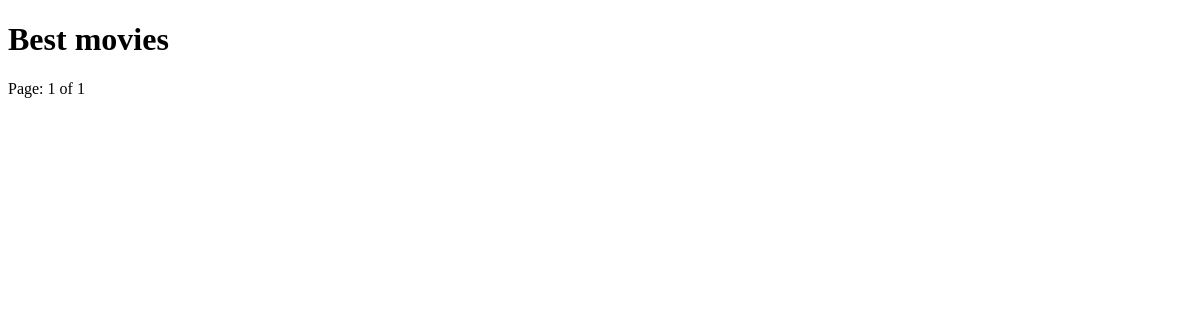
The page /movies/ on the database as committed earlier.
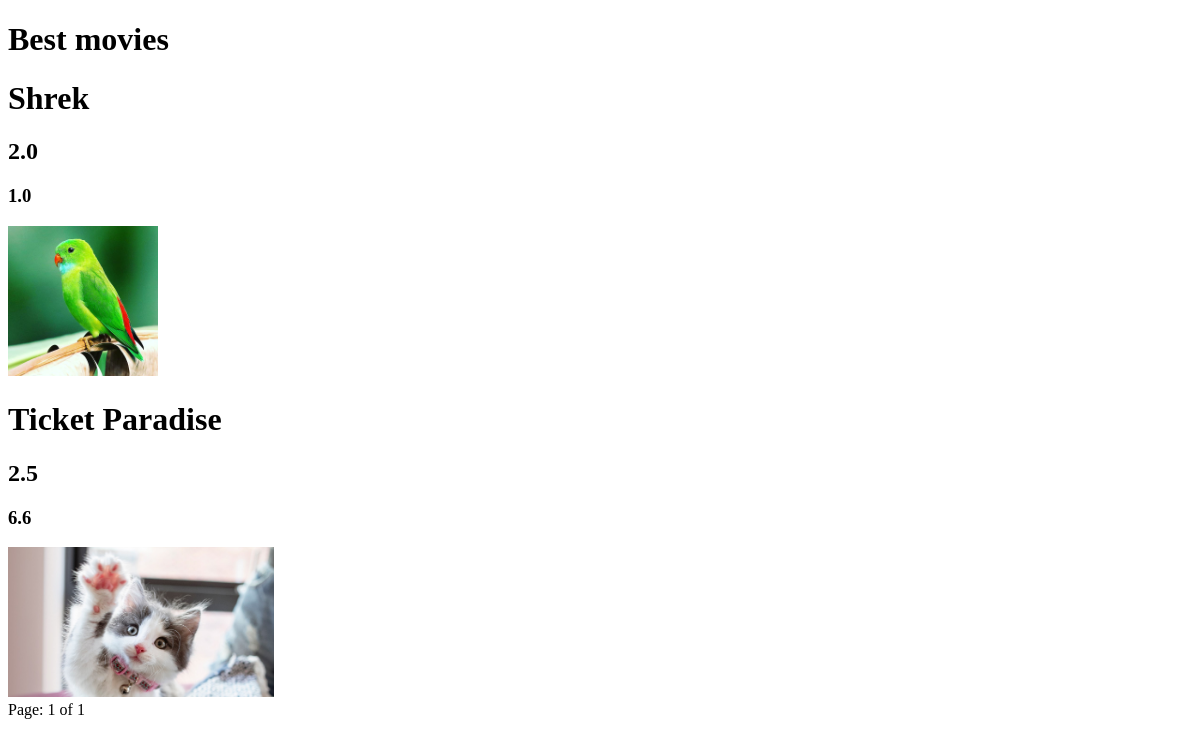
The same page on the database as committed later.
### newapp/models.py (models this page shows, shortened)
class Moviedata(models.Model):
    name = models.CharField(max_length=200)
    duration = models.FloatField()
    ratings = models.FloatField()
    type_movie = models.CharField(max_length=100,default='action')
    image = models.ImageField(upload_to='images/', default='noimage.jpg')

### newapp/views.py (the view)
# urls.py: path('movies/', movie_list, name='movies_list'),
def movie_list(request):
    movie_objects = Moviedata.objects.all()
    paginator = Paginator(movie_objects,5)
    page = request.GET.get('page')
    movie_objects = paginator.get_page(page)
    return render(request, 'newapp/movie_list.html', {'movie_objects': movie_objects})

### newapp/templates/newapp/movie_list.html (shortened to what this page needs)
<!DOCTYPE html>
<html>
    <head>
        <link rel="stylesheet" href="">
    </head>
    <body>
        <h1>Best movies</h1>
        {% for movie in movie_objects %}
            <h1>{{ movie.name }}</h1>
            <h2>{{ movie.duration }}</h2>
            <h3>{{ movie.ratings }}</h3>
            <img src='{{ movie.image.url }}' height='150px'/>
        {% endfor %}
        <div>
            Page: {{ movie_objects.number }} of {{ movie_objects.paginator.num_pages }}
        </div>
    </body>
</html>

Rows that differ between the two databases and show on the page:
added Moviedata: name "Shrek", duration "2.0", ratings "1.0", image (picture)
added Moviedata: name "Ticket Paradise", duration "2.5", ratings "6.6", image (picture)
